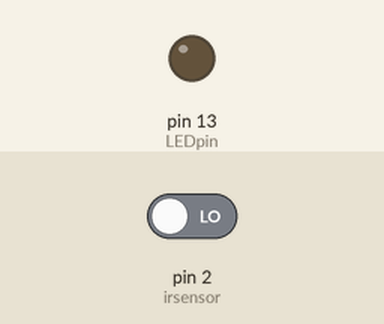
Recording of a sketch running on a simulated Arduino Uno, built with avr-gcc and run on an emulated ATmega328P. Parts: output pins drawn as LEDs (lit = HIGH). Inputs (shaded band) come from the test bench; at power-on: pin 2 (irsensor) LOW.

Above: at 1.2 s.
1.3 s: pin 2 (irsensor) driven HIGH
At 2.5 s:
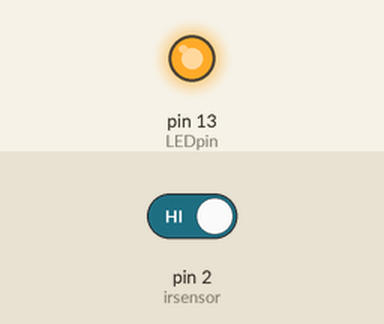
2.8 s: pin 2 (irsensor) driven LOW
At 3.7 s:
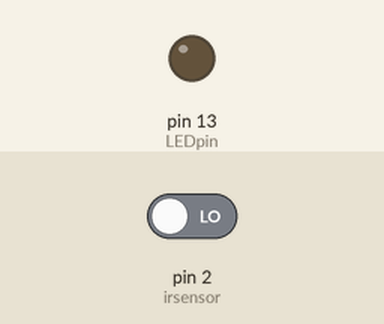
Timing chart, 0 to 5.8 s (numbered marks = the images above; inputs shaded):
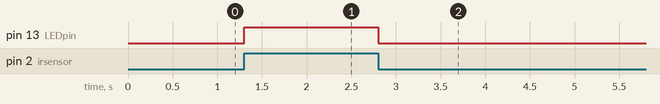

Measured:
- after the input at 1.3 s, pin 13 (LEDpin): LOW → HIGH at once
- after the input at 2.8 s, pin 13 (LEDpin): HIGH → LOW at once

The sketch:

irsensor.ino
```cpp
int irsensor=2;
int LEDpin=13;
//int irsensor1=A3;
int statussensor=0;
//int duration;
//long distance;

void setup() {
  // put your setup code here, to run once:
  pinMode(irsensor,INPUT);
  pinMode(LEDpin,OUTPUT);
  //Serial.begin(9600);

}

void loop() {
  // put your main code here, to run repeatedly:
  statussensor=digitalRead(irsensor);
  if(statussensor==1)
  digitalWrite(LEDpin,HIGH);
  else
  digitalWrite(LEDpin,LOW);


}
```
